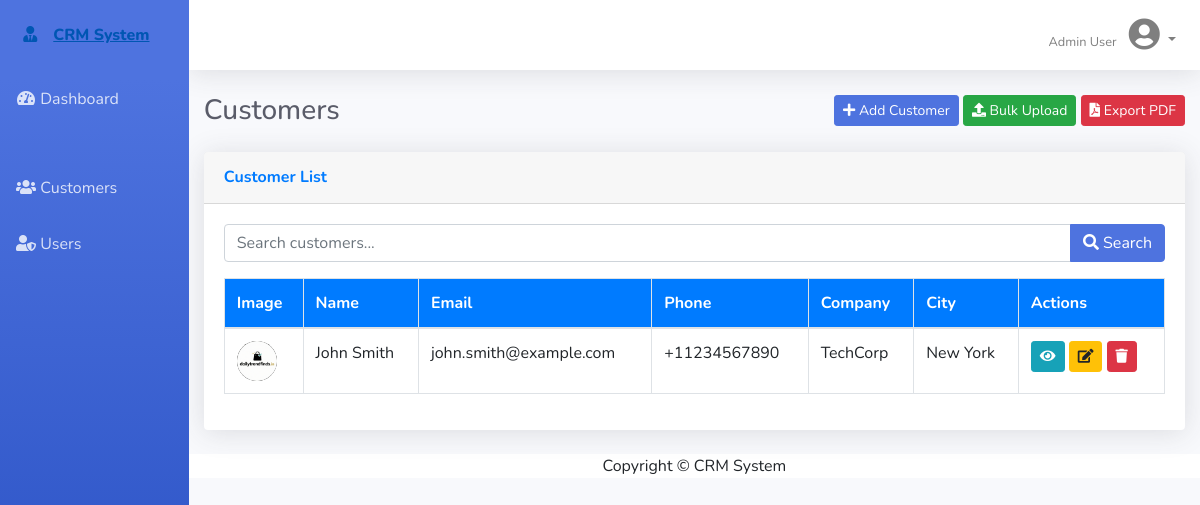
Page /customers/?page=2 (signed in) on the earlier database version.
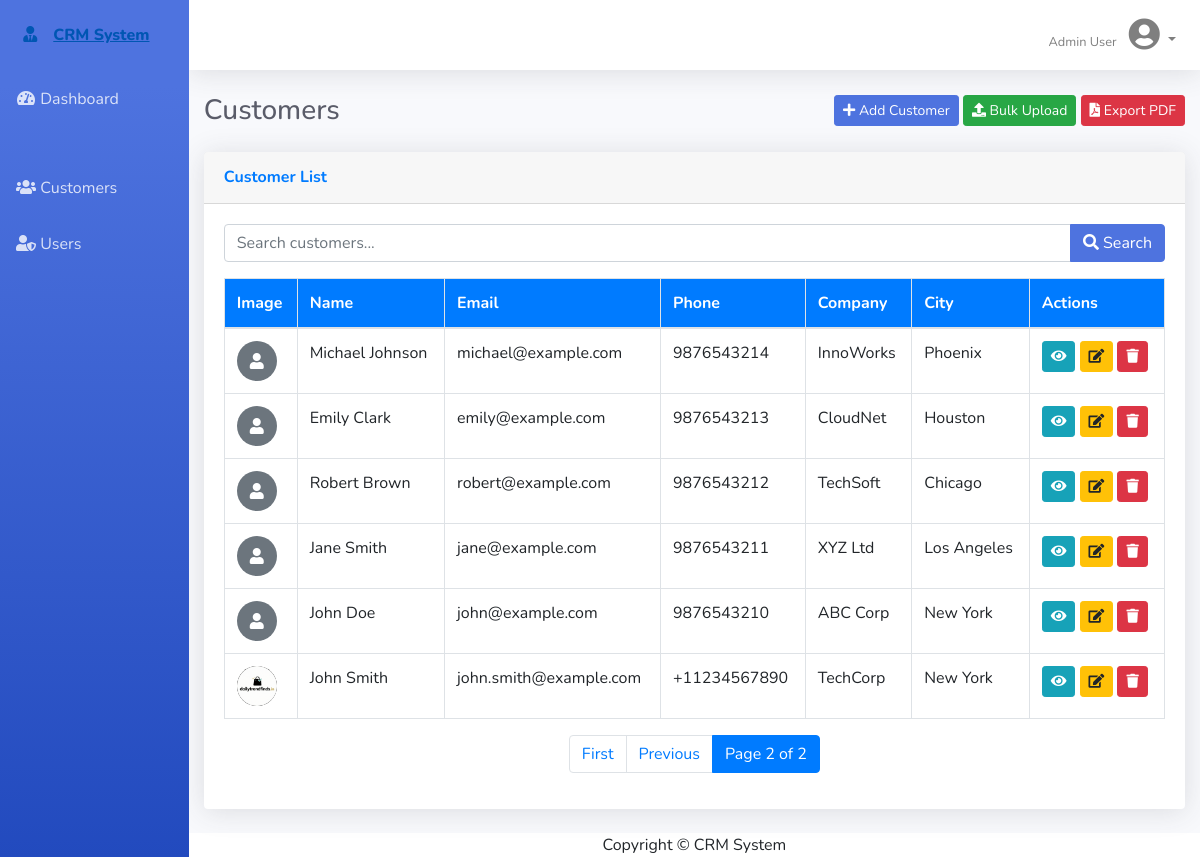
Same page on the later database version.
### customers/models.py (models this page shows, shortened)
class Customer(models.Model):
    first_name = models.CharField(max_length=100)
    last_name = models.CharField(max_length=100)
    email = models.EmailField(unique=True)
    phone_regex = RegexValidator(
    regex=r'^(\+91)?[6-9]\d{9}$',
    message="Enter a valid Indian mobile number (10 digits, optional +91).")
    phone = models.CharField(
        validators=[phone_regex],
        max_length=13,
        blank=True
    )
    address = models.TextField(blank=True)
    city = models.CharField(max_length=100, blank=True)
    state = models.CharField(max_length=100, blank=True)
    country = models.CharField(max_length=100, blank=True)
    postal_code = models.CharField(max_length=20, blank=True)
    image = models.ImageField(upload_to='customer_images/', blank=True, null=True)
    company = models.CharField(max_length=200, blank=True)
    notes = models.TextField(blank=True)
    created_at = models.DateTimeField(auto_now_add=True)
    updated_at = models.DateTimeField(auto_now=True)
    created_by = models.ForeignKey(User, on_delete=models.SET_NULL, null=True, related_name='customers_created')
    class Meta:
        ordering = ['-created_at']
        verbose_name = 'Customer'
        verbose_name_plural = 'Customers'
    def get_full_name(self):
        return f"{self.first_name} {self.last_name}"

### customers/views.py (the view)
# urls.py: path('customers/', views.customer_list, name='customer_list'),
@login_required(login_url='login')
def customer_list(request):
    search_query = request.GET.get('search', '')
    if search_query:
        customers = Customer.objects.filter(
            Q(first_name__icontains=search_query) |
            Q(last_name__icontains=search_query) |
            Q(email__icontains=search_query) |
            Q(phone__icontains=search_query) |
            Q(company__icontains=search_query)
        )
    else:
        customers = Customer.objects.all()
    paginator = Paginator(customers, 10)
    page_number = request.GET.get('page')
    page_obj = paginator.get_page(page_number)
    context = {
        'page_obj': page_obj,
        'search_query': search_query,
    }
    return render(request, 'customers/customer_list.html', context)

### customers/templates/customers/customer_list.html (shortened to what this page needs)
{% extends 'customers/base.html' %}
{% block page_header %}
<div class="d-sm-flex align-items-center justify-content-between mb-4">
    <h1 class="h3 mb-0 text-gray-800">Customers</h1>
    <div>
        <a href="{% url 'customer_add' %}" class="btn btn-primary btn-sm">
            <i class="fas fa-plus"></i> Add Customer
        </a>
        <a href="{% url 'bulk_upload' %}" class="btn btn-success btn-sm">
            <i class="fas fa-upload"></i> Bulk Upload
        </a>
        <a href="{% url 'export_pdf' %}" class="btn btn-danger btn-sm">
            <i class="fas fa-file-pdf"></i> Export PDF
        </a>
    </div>
</div>
{% endblock %}
{% block content %}
<div class="card shadow mb-4">
    <div class="card-header py-3">
        <h6 class="m-0 font-weight-bold text-primary">Customer List</h6>
    </div>
    <div class="card-body">
        <form method="get" class="mb-3">
            <div class="input-group">
                <input type="text" name="search" class="form-control" placeholder="Search customers..." value="{{ search_query }}">
                <div class="input-group-append">
                    <button class="btn btn-primary" type="submit">
                        <i class="fas fa-search"></i> Search
                    </button>
                </div>
            </div>
        </form>
        {% if page_obj %}
            <div class="table-responsive">
                <table class="table table-bordered table-hover">
                    <thead class="bg-primary text-white">
                        <tr>
                            <th>Image</th>
                            <th>Name</th>
                            <th>Email</th>
                            <th>Phone</th>
                            <th>Company</th>
                            <th>City</th>
                            <th>Actions</th>
                        </tr>
                    </thead>
                    <tbody>
                        {% for customer in page_obj %}
                        <tr>
                            <td>
                                {% if customer.image %}
                                    <img src="{{ customer.image.url }}" alt="{{ customer.get_full_name }}"
                                         class="rounded-circle" style="width: 40px; height: 40px; object-fit: cover;">
                                {% else %}
                                    <div class="rounded-circle bg-secondary d-flex align-items-center justify-content-center"
                                         style="width: 40px; height: 40px;">
                                        <i class="fas fa-user text-white"></i>
                                    </div>
                                {% endif %}
                            </td>
                            <td>{{ customer.get_full_name }}</td>
                            <td>{{ customer.email }}</td>
                            <td>{{ customer.phone|default:"N/A" }}</td>
                            <td>{{ customer.company|default:"N/A" }}</td>
                            <td>{{ customer.city|default:"N/A" }}</td>
                            <td>
                                <a href="{% url 'customer_detail' customer.pk %}" class="btn btn-info btn-sm" title="View">
                                    <i class="fas fa-eye"></i>
                                </a>
                                <a href="{% url 'customer_edit' customer.pk %}" class="btn btn-warning btn-sm" title="Edit">
                                    <i class="fas fa-edit"></i>
                                </a>
                                <a href="{% url 'customer_delete' customer.pk %}" class="btn btn-danger btn-sm" title="Delete">
                                    <i class="fas fa-trash"></i>
                                </a>
                            </td>
                        </tr>
                        {% endfor %}
                    </tbody>
                </table>
            </div>
            {% if page_obj.has_other_pages %}
            <nav>
                <ul class="pagination justify-content-center">
                    {% if page_obj.has_previous %}
                        <li class="page-item">
                            <a class="page-link" href="?page=1{% if search_query %}&search={{ search_query }}{% endif %}">First</a>
                        </li>
                        <li class="page-item">
                            <a class="page-link" href="?page={{ page_obj.previous_page_number }}{% if search_query %}&search={{ search_query }}{% endif %}">Previous</a>
                        </li>
                    {% endif %}
                    <li class="page-item active">
                        <span class="page-link">
                            Page {{ page_obj.number }} of {{ page_obj.paginator.num_pages }}
                        </span>
                    </li>
                </ul>
            </nav>
            {% endif %}
        {% else %}
            <p class="text-center text-muted">No customers found. <a href="{% url 'customer_add' %}">Add your first customer</a></p>
        {% endif %}
    </div>
</div>
{% endblock %}

### customers/templates/customers/base.html (shortened to what this page needs)
<!DOCTYPE html>
<html lang="en">
<head>
    <link href="https://cdnjs.cloudflare.com/ajax/libs/font-awesome/5.15.3/css/all.min.css" rel="stylesheet" type="text/css">
    <link href="https://cdn.jsdelivr.net/npm/bootstrap@4.6.0/dist/css/bootstrap.min.css" rel="stylesheet">
</head>
<body id="page-top">
    <div id="wrapper">
        <ul class="navbar-nav bg-gradient-primary sidebar sidebar-dark accordion" id="accordionSidebar">
            <a class="sidebar-brand d-flex align-items-center justify-content-center" href="{% url 'dashboard' %}">
                <div class="sidebar-brand-icon">
                    <i class="fas fa-user-tie"></i>
                </div>
                <div class="sidebar-brand-text mx-3">CRM System</div>
            </a>
            <li class="nav-item">
                <a class="nav-link" href="{% url 'dashboard' %}">
                    <i class="fas fa-fw fa-tachometer-alt"></i>
                    <span>Dashboard</span>
                </a>
            </li>
            <li class="nav-item">
                <a class="nav-link" href="{% url 'customer_list' %}">
                    <i class="fas fa-fw fa-users"></i>
                    <span>Customers</span>
                </a>
            </li>
            <li class="nav-item">
                <a class="nav-link" href="{% url 'user_list' %}">
                    <i class="fas fa-fw fa-user-shield"></i>
                    <span>Users</span>
                </a>
            </li>
        </ul>
        <div id="content-wrapper" class="d-flex flex-column">
            <div id="content">
                <nav class="navbar navbar-expand navbar-light bg-white topbar mb-4 static-top shadow">
                    <ul class="navbar-nav ml-auto">
                        <li class="nav-item dropdown no-arrow">
                            <a class="nav-link dropdown-toggle" href="#" id="userDropdown" role="button"
                                data-toggle="dropdown" aria-haspopup="true" aria-expanded="false">
                                <span class="mr-2 d-none d-lg-inline text-gray-600 small">{{ user.get_full_name|default:user.username }}</span>
                                <i class="fas fa-user-circle fa-2x"></i>
                            </a>
                        </li>
                    </ul>
                </nav>
                <div class="container-fluid">
                    {% block page_header %}{% endblock %}
                    {% block content %}{% endblock %}
                </div>
            </div>
            <footer class="sticky-footer bg-white">
                <div class="container my-auto">
                    <div class="copyright text-center my-auto">
                        <span>Copyright &copy; CRM System {{ current_year }}</span>
                    </div>
                </div>
            </footer>
        </div>
    </div>
</body>
</html>

### customers/templates/customers/base.html (style rules this page uses)
:root { --primary: #4e73df; --secondary: #858796; --success: #1cc88a; --info: #36b9cc; --warning: #f6c23e; --danger: #e74a3b; --light: #f8f9fc; --dark: #5a5c69; }
body { font-family: 'Nunito', -apple-system, BlinkMacSystemFont, 'Segoe UI', Roboto, sans-serif; background-color: var(--light); }
#wrapper { display: flex; }
#content-wrapper { background-color: var(--light); width: 100%; overflow-x: hidden; }
.sidebar { width: 14rem; min-height: 100vh; background: linear-gradient(180deg, #4e73df 10%, #224abe 100%); }
.sidebar .nav-item .nav-link { color: rgba(255, 255, 255, 0.8); padding: 1rem; }
.sidebar-brand { height: 4.375rem; text-decoration: none; font-size: 1rem; font-weight: 800; padding: 1.5rem 1rem; text-align: center; color: #fff; }
.topbar { height: 4.375rem; background-color: #fff; box-shadow: 0 .15rem 1.75rem 0 rgba(58, 59, 69, .15); }
.card { border: none; box-shadow: 0 .15rem 1.75rem 0 rgba(58, 59, 69, .15); }
.btn-primary { background-color: var(--primary); border-color: var(--primary); }
.bg-gradient-primary { background: linear-gradient(180deg, #4e73df 10%, #224abe 100%); }
.text-gray-800 { color: #5a5c69 !important; }
.shadow { box-shadow: 0 .15rem 1.75rem 0 rgba(58, 59, 69, .15) !important; }

Differences in the rows shown:
added Customer: get_full_name "Michael Johnson", email "michael@example.com", phone "9876543214", company "InnoWorks", city "Phoenix"
added Customer: get_full_name "Emily Clark", email "emily@example.com", phone "9876543213", company "CloudNet", city "Houston"
added Customer: get_full_name "Robert Brown", email "robert@example.com", phone "9876543212", company "TechSoft", city "Chicago"
added Customer: get_full_name "Jane Smith", email "jane@example.com", phone "9876543211", company "XYZ Ltd", city "Los Angeles"
added Customer: get_full_name "John Doe", email "john@example.com", phone "9876543210", company "ABC Corp", city "New York"
Other differences:
{{ page_obj.number }}: (not shown) → "2"
{{ page_obj.paginator.num_pages }}: (not shown) → "2"
text now shown: "First Previous Page of"
